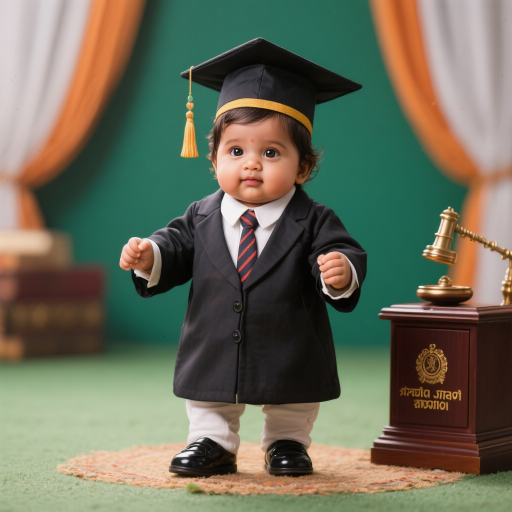
#> input picture arexperience/1 (5).jpeg, 1024 x 1024 px (shown at 1/2 size)
$ python -i marker_tracker.py   (imports and definitions only)
#> lines starting #> are read from the running program, lines starting #| are printed output that depends on the picture
# ar_engine/marker_tracker.py
"""
Core marker tracking functionality using OpenCV
Handles feature detection, matching, and homography estimation
"""

import cv2
import numpy as np
import logging
import time
from typing import List, Dict, Tuple, Optional
from dataclasses import dataclass

logger = logging.getLogger(__name__)

@dataclass
class MarkerPoint:
    """Represents a feature point in the marker"""
    x: float
    y: float
    response: float
    angle: float
    scale: float

@dataclass
class TrackingResult:
    """Results from marker tracking"""
    detected: bool
    homography: Optional[np.ndarray]
    matches_count: int
    detection_time: float
    confidence_score: float
    transformed_corners: Optional[np.ndarray]

class ARMarkerTracker:
    """Advanced marker tracking using multiple algorithms"""

    def __init__(self,
                 algorithm='ORB',
                 max_features=1000,
                 match_threshold=0.7,
                 min_matches=15,
                 ransac_threshold=5.0):
        """
        Initialize marker tracker

        Args:
            algorithm: Feature detection algorithm ('ORB', 'SIFT', 'AKAZE')
            max_features: Maximum features to detect
            match_threshold: Feature matching threshold
            min_matches: Minimum matches required for detection
            ransac_threshold: RANSAC threshold for homography
        """
        self.algorithm = algorithm
        self.max_features = max_features
        self.match_threshold = match_threshold
        self.min_matches = min_matches
        self.ransac_threshold = ransac_threshold

        # Initialize feature detector
        self._init_detector()

        # Initialize matcher
        if algorithm == 'SIFT':
            self.matcher = cv2.BFMatcher(cv2.NORM_L2, crossCheck=True)
        else:
            self.matcher = cv2.BFMatcher(cv2.NORM_HAMMING, crossCheck=True)

        # Performance tracking
        self.detection_history = []
        self.performance_stats = {
            'total_detections': 0,
            'successful_detections': 0,
            'average_time': 0.0,
            'average_confidence': 0.0
        }

    def _init_detector(self):
        """Initialize the feature detector based on algorithm choice"""
        if self.algorithm == 'ORB':
            self.detector = cv2.ORB_create(nfeatures=self.max_features)
        elif self.algorithm == 'SIFT':
            self.detector = cv2.SIFT_create(nfeatures=self.max_features)
        elif self.algorithm == 'AKAZE':
            self.detector = cv2.AKAZE_create()
        else:
            logger.warning(f"Unknown algorithm {self.algorithm}, falling back to ORB")
            self.detector = cv2.ORB_create(nfeatures=self.max_features)
            self.algorithm = 'ORB'

    def create_marker_template(self, image_path: str) -> Dict:
        """
        Create marker template from image

        Args:
            image_path: Path to marker image

        Returns:
            Dictionary containing marker template data
        """
#> called with image_path = '../../1 (5).jpeg'
        try:
            # Load and preprocess image
            img = cv2.imread(image_path)
#> img is the input picture: shape (1024, 1024, 3); mean B, G, R 89.7, 108.2, 107.1
            if img is None:
                raise ValueError(f"Could not load image: {image_path}")

            # Convert to grayscale
            gray = cv2.cvtColor(img, cv2.COLOR_BGR2GRAY)
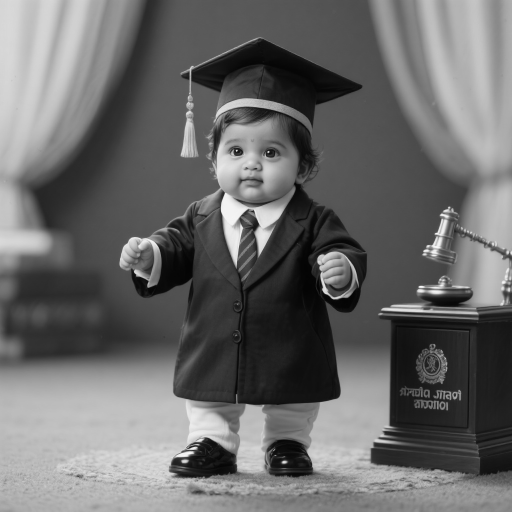
#> gray: shape (1024, 1024) (shown at 1/2 size); min 0, max 253, mean 105.8

            # Enhance contrast if needed
            gray = self._enhance_contrast(gray)
#> in _enhance_contrast, `return clahe.apply(image)`:
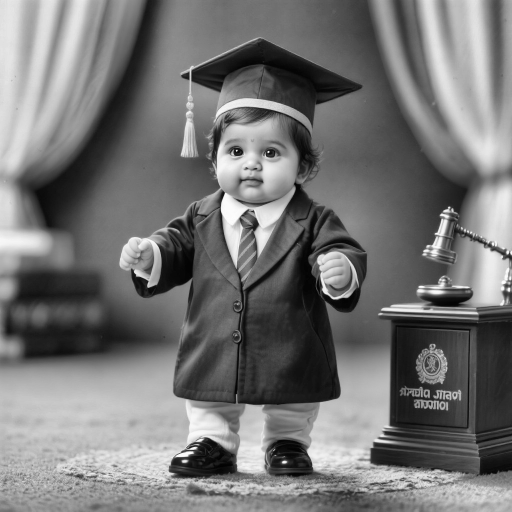
#> returned value: shape (1024, 1024) (shown at 1/2 size); min 0, max 254, mean 116.4

            # Detect features
            keypoints, descriptors = self.detector.detectAndCompute(gray, None)
#> keypoints = 1000 keypoints; strongest (x, y, size): (474, 300, 31), (535, 304, 31), (536, 304, 37.2), (473, 300, 37.2)

            if len(keypoints) < self.min_matches:
                logger.warning(f"Only {len(keypoints)} features found, tracking may be unstable")

            # Convert keypoints to serializable format
            kp_data = []
            for kp in keypoints:
                kp_data.append({
                    'x': float(kp.pt[0]),
                    'y': float(kp.pt[1]),
                    'angle': float(kp.angle) if kp.angle >= 0 else 0.0,
                    'size': float(kp.size),
                    'response': float(kp.response)
                })
#> this loop made 1000 passes
#> kp on passes 1 to 3: keypoint at (963, 475), size 31, keypoint at (851, 785), size 31, keypoint at (838, 791), size 31
#> after the loop, kp_data = 1000 items

            # Calculate quality metrics
            quality_score = self._calculate_quality_score(keypoints, gray)

            template = {
                'image_path': image_path,
                'width': img.shape[1],
                'height': img.shape[0],
                'keypoints': kp_data,
                'descriptors': descriptors.tobytes() if descriptors is not None else b'',
                'feature_count': len(keypoints),
                'algorithm': self.algorithm,
                'quality_score': quality_score,
                'creation_time': time.time()
            }

            logger.info(f"✅ Marker template created: {len(keypoints)} features, quality: {quality_score:.2f}")
            return template

        except Exception as e:
            logger.error(f"❌ Failed to create marker template: {str(e)}")
            return None

    # [103 lines left out: function track_marker, not called in this run]

    def _enhance_contrast(self, image: np.ndarray) -> np.ndarray:
        """Apply adaptive histogram equalization for better feature detection"""
        clahe = cv2.createCLAHE(clipLimit=2.0, tileGridSize=(8, 8))
        return clahe.apply(image)

    def _calculate_quality_score(self, keypoints: List, image: np.ndarray) -> float:
        """Calculate marker quality score based on feature distribution and strength"""
        if len(keypoints) == 0:
            return 0.0

        # Feature count score (0-40 points)
        count_score = min(40, len(keypoints) / 25 * 40)
#> count_score = 40

        # Feature strength score (0-30 points)
        avg_response = np.mean([kp.response for kp in keypoints])
#> avg_response = 0.00102
        strength_score = min(30, avg_response * 1000)
#> strength_score = 1.02

        # Spatial distribution score (0-30 points)
        if len(keypoints) >= 4:
            points = np.array([kp.pt for kp in keypoints])
#> points = 1000 pairs, first value 193 to 991, second value 139.3 to 967
            hull = cv2.convexHull(points.astype(np.float32))
#> hull = 14 rows, first 8: [991, 491], [920, 799], [872, 953], [870, 954], [830, 967], [346.3, 953.9], [193, 946], [262.1, 538.6]
            hull_area = cv2.contourArea(hull)
#> hull_area = 465228.4
            image_area = image.shape[0] * image.shape[1]
#> image_area = 1048576
            distribution_score = min(30, (hull_area / image_area) * 60)
#> distribution_score = 26.62
        else:
            distribution_score = 0

        total_score = (count_score + strength_score + distribution_score) / 100
#> total_score = 0.676
        return min(1.0, total_score)

    # [65 lines left out: functions _update_performance_stats, get_performance_report, optimize_settings, not called in this run]

>>> result = ARMarkerTracker().create_marker_template('../../1 (5).jpeg')
#> result = 9 items
